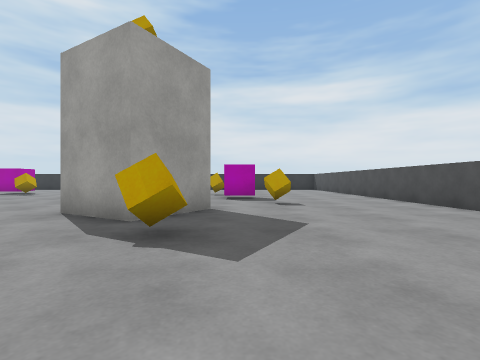
View 1 (above)

19 first-person views from a walk through a 3-D level made in the Unity game engine. The camera is 0.62 m above the floor, looks level and sees 85° across. The floor is counted in squares, 1 m on a side. Each view is taken from the middle of a square. On the plan, view 1 faces up. The plan holds only what a view shows up to about 9 squares ahead; the rest is blank. The player is left out. Surface patterns are stand-ins for the level's own textures.

View 2
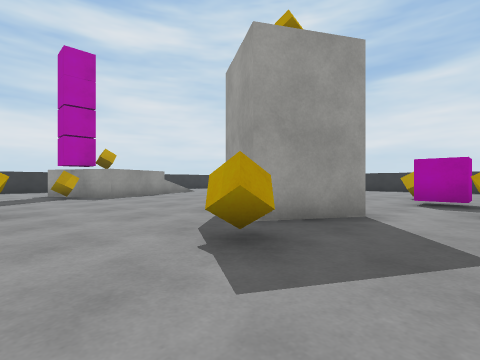

View 3
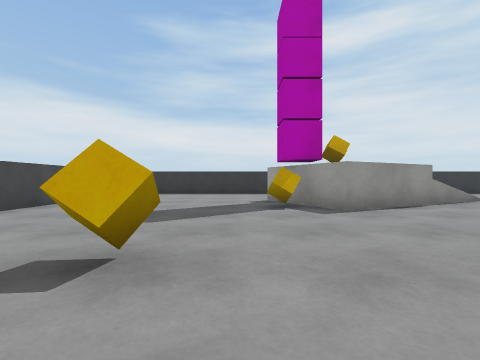

View 4
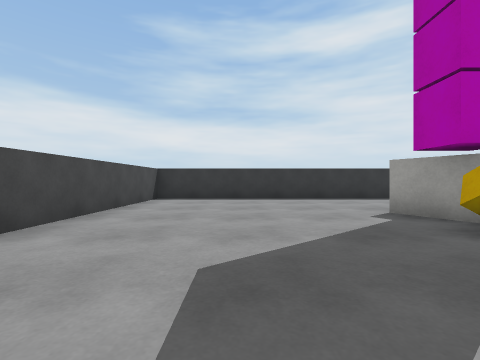

View 5
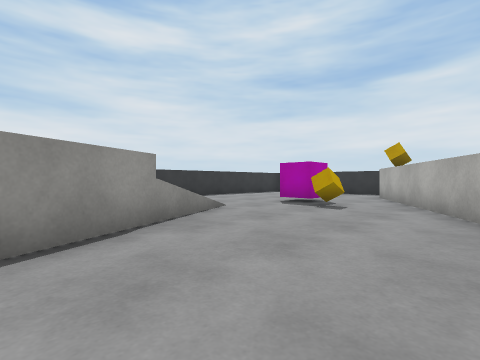

View 6
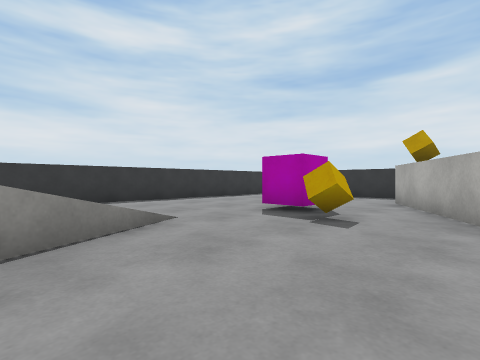

View 7
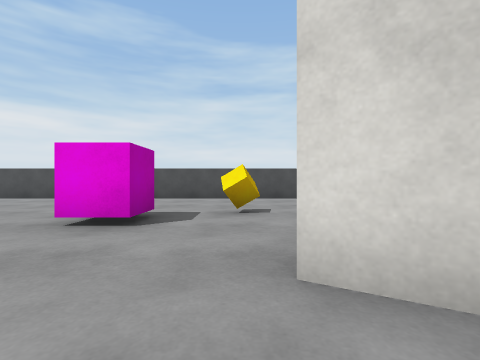

View 8
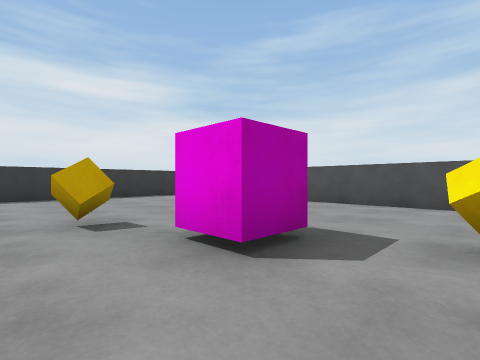

View 9
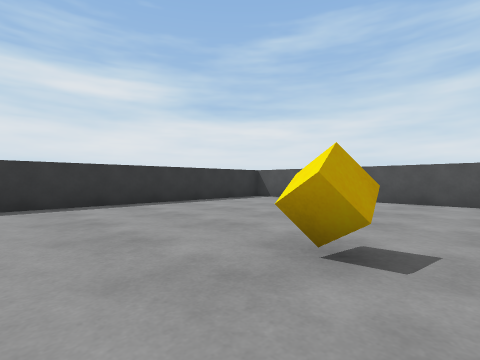

View 10
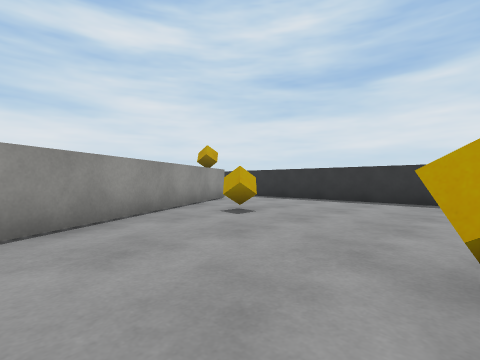

View 11
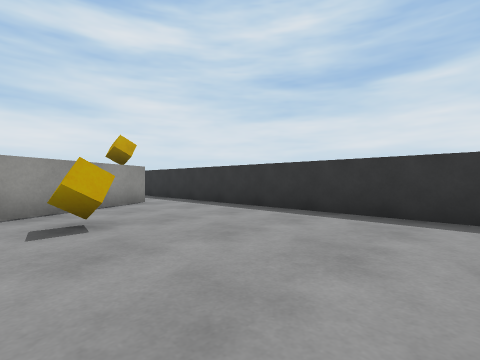

View 12
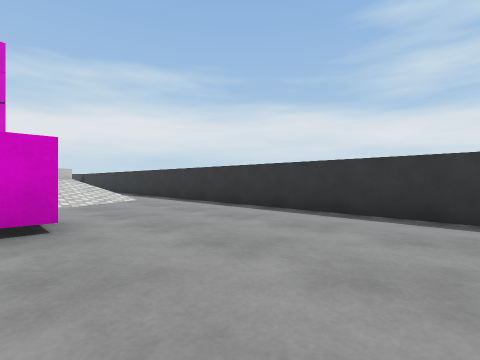

View 13
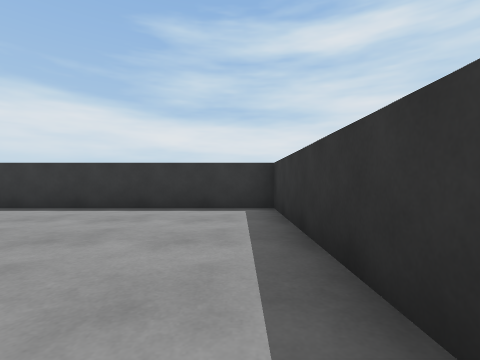

View 14
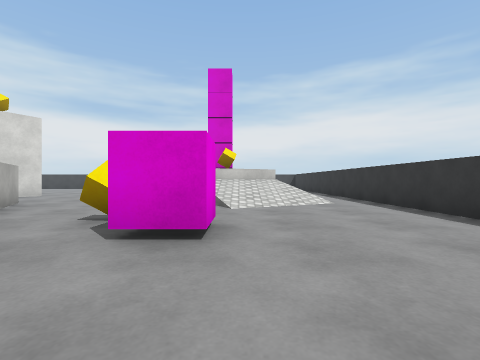

View 15
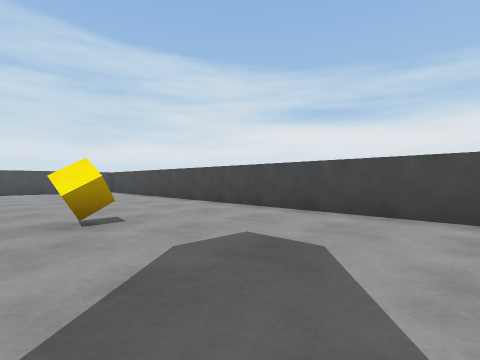

View 16
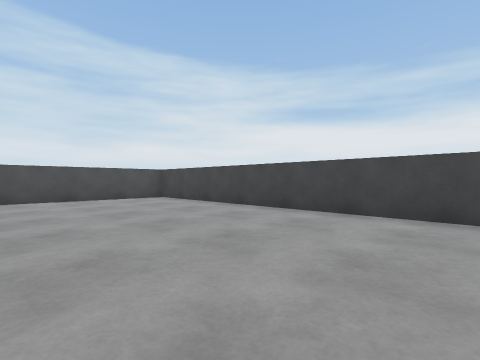

View 17
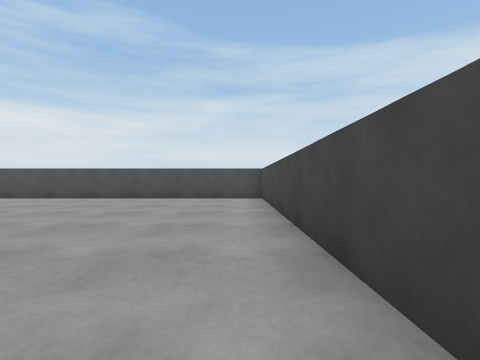

View 18
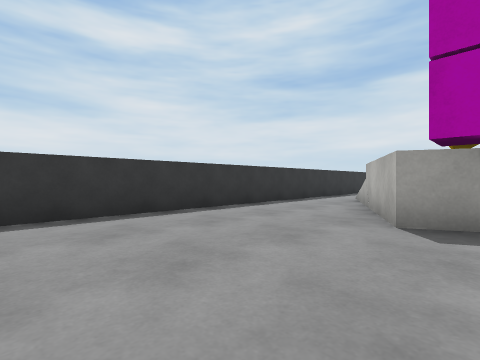

View 19
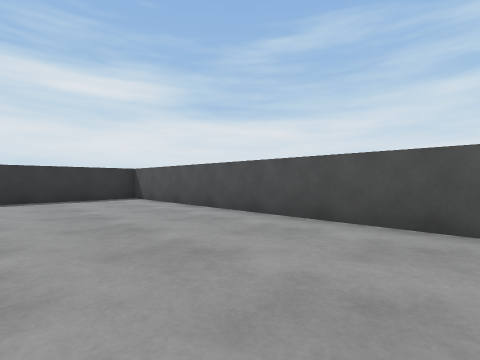

### Floor plan
Points are (right, up) in squares from view 1. A wall is a line through its corners. A room is listed if a view was taken in it or the views show most of it. See-through windows are left out.
Room 1 (views 1, 2, 3, 4, 5, 6, 7, 8, 9, 10, 11, 12, 13, 14, 15, 16, 17, 18, 19)
walls: (-5, 7.8) (-9, 14.8); (-9.6, 6.9) (-8.3, 4.2) (-11, 2.8) (-12.3, 5.5) (-11.9, 5.7); (-8.2, 15.4) (-4.5, 9.1); (4.8, -2.9) (4.8, 16.8) (-14.8, 16.8) (-14.8, -2.8) (4.5, -2.8)
low walls: (-11.4, 6) (-10.3, 6.5)
objects: cube (-10, 12); cube (-9, 3); cube (-9, 11); cube (-5, 1); cube (-5, 13); block (-3, 4) to (-1, 6); cube (-1, 3); cube (-1, 11); cube (0, 9); cube (1, 7)

Positions as (right, up) in squares from view 1, and headings:
1: (0, 0), facing up
2: (1, 1), facing up-left
3: (-3, 2), facing left
4: (-6, 0), facing left
5: (-6, 5), facing up-left
6: (-7, 7), facing up-left
7: (-4, 7), facing right
8: (-2, 7), facing up-right
9: (-3, 10), facing up-right
10: (-1, 9), facing up-left
11: (-1, 12), facing up-left
12: (-10, 16), facing down-left
13: (-9, 16), facing left
14: (-11, 15), facing down
15: (-9, 2), facing down-right
16: (-4, 2), facing down-right
17: (-4, -2), facing right
18: (-10, -1), facing up-left
19: (1, 8), facing up-right
